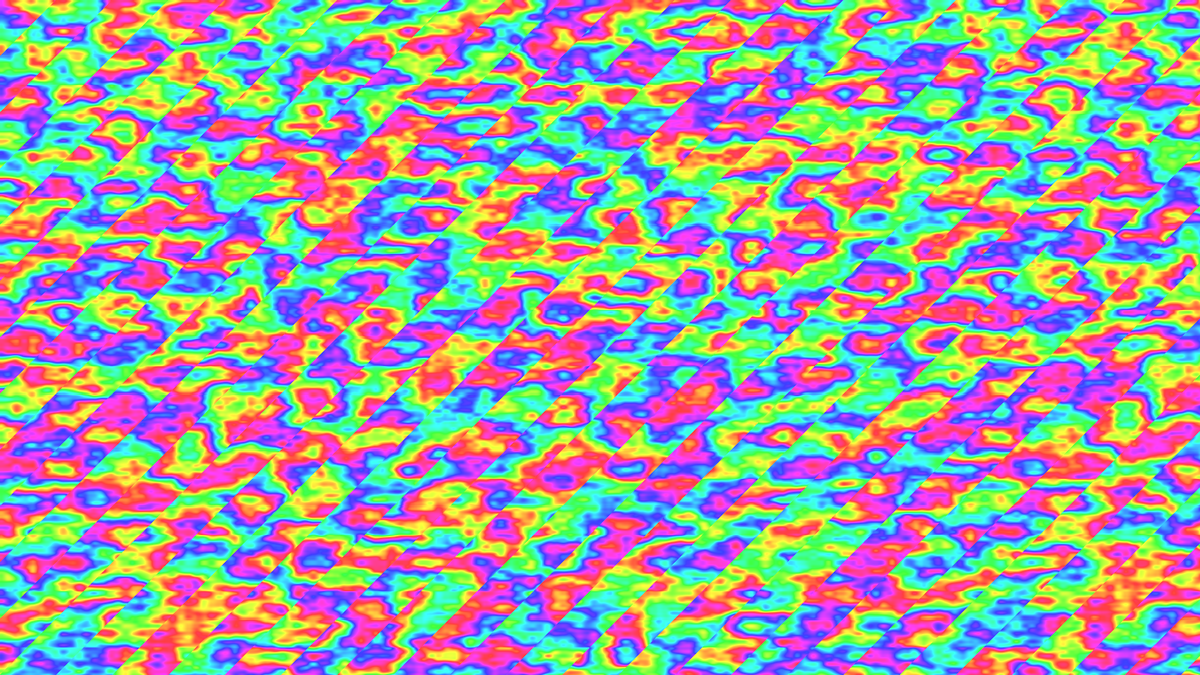
Frame 1 (no input)
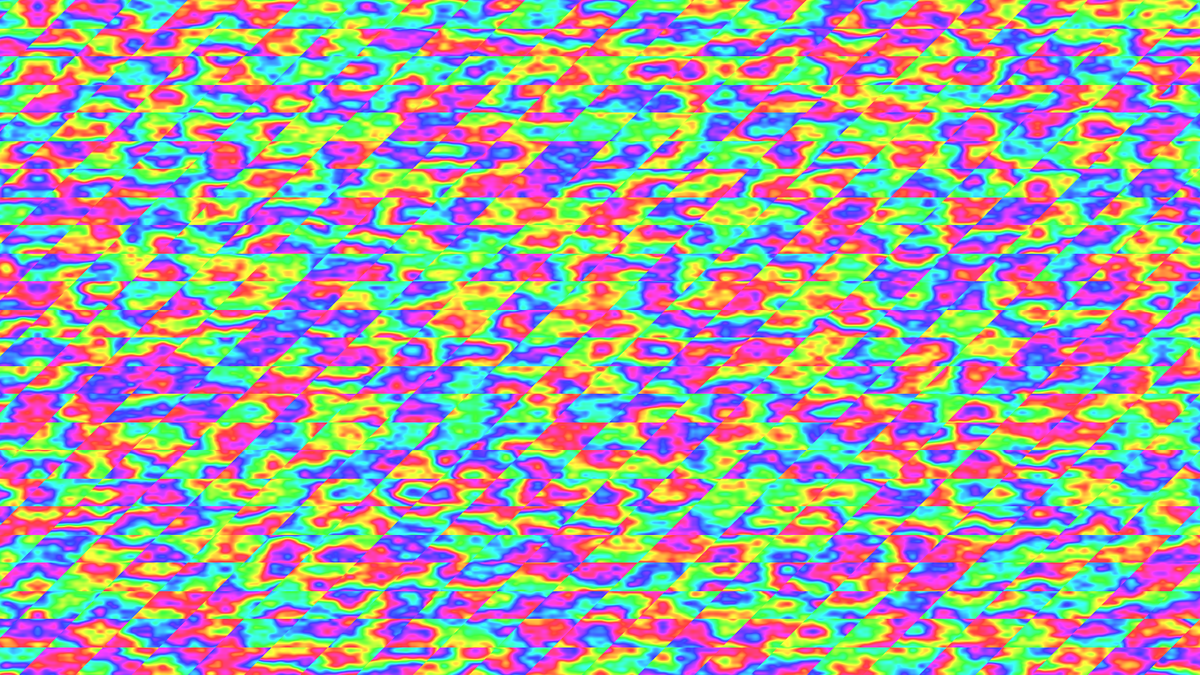
Frame 60 (the mouse pressed at the canvas centre just before this capture)
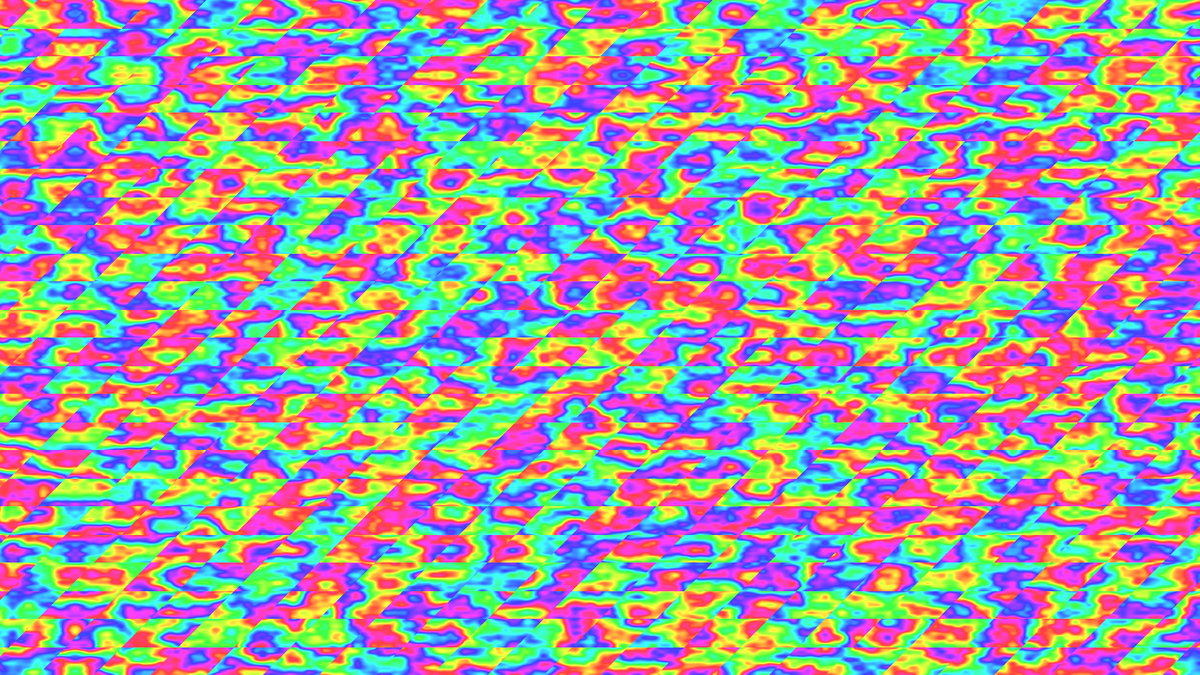
Frame 120 (the mouse held since frame 60 and released just before this capture)

The Processing sketch that drew these frames (run headless with seeded random() and noise(); from frame 60 on, the mouse is pressed at the canvas centre):

// Processing sketch: sketch_8292020_RainbowSwirl
// ── sketch_8292020_RainbowSwirl.pde
int t, x,y; 
void setup(){size(1920,1080);colorMode(HSB);}
void draw(){
t++;
loadPixels();
for(y=0;y<1080;y++)
 for(x=0;x<1920;x++)
  pixels[y*1920+x]=color(noise(int((x+y+t)/90),(x-t)*.01,(y+t*(y%90>45?1:-1))*.02)*765%255,192,255);
updatePixels();
}
